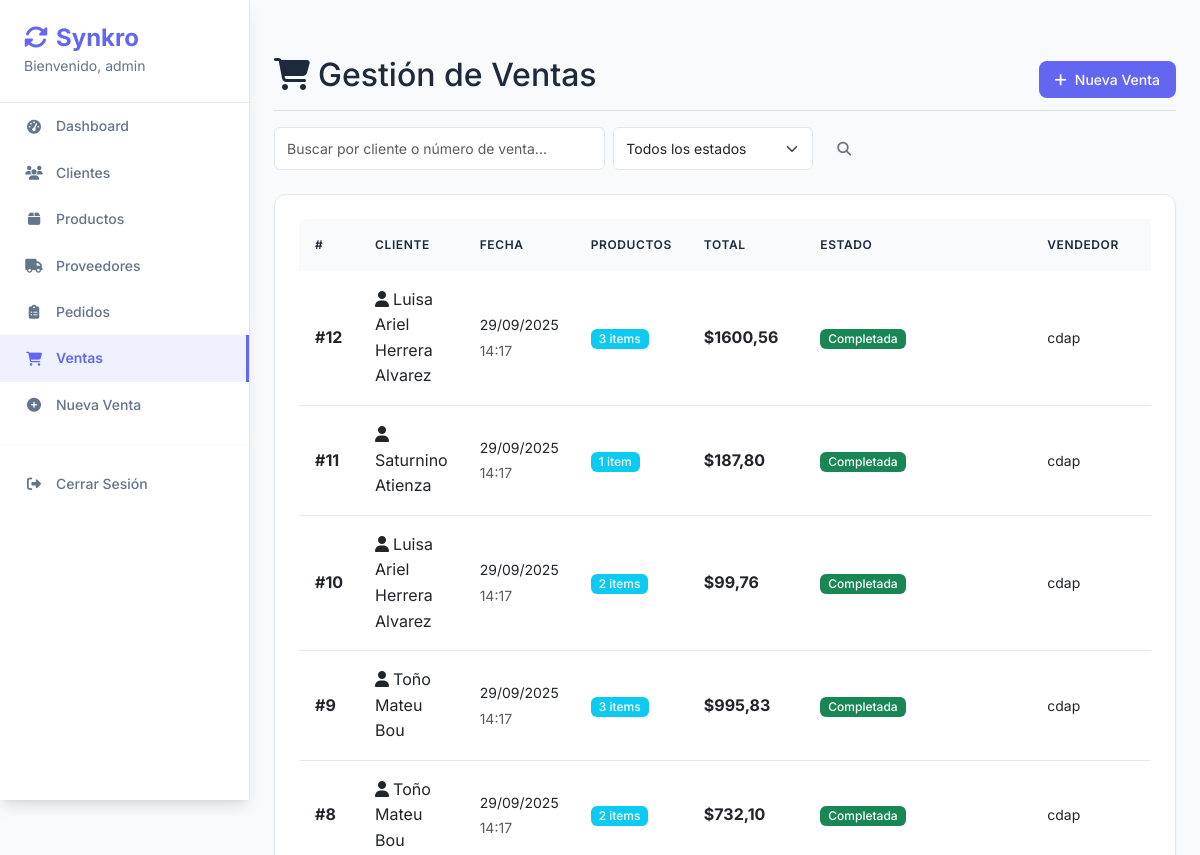
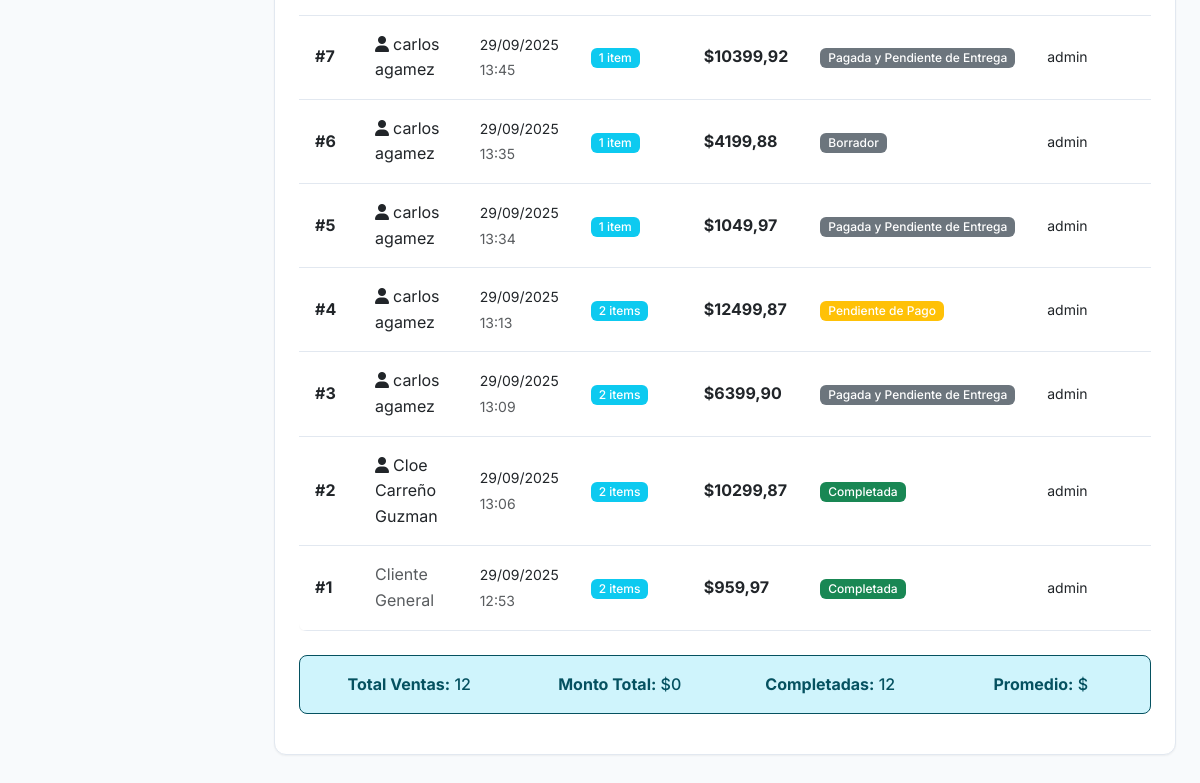
Page /ventas/ (signed in) on the earlier database version (2 pictures, top to bottom).
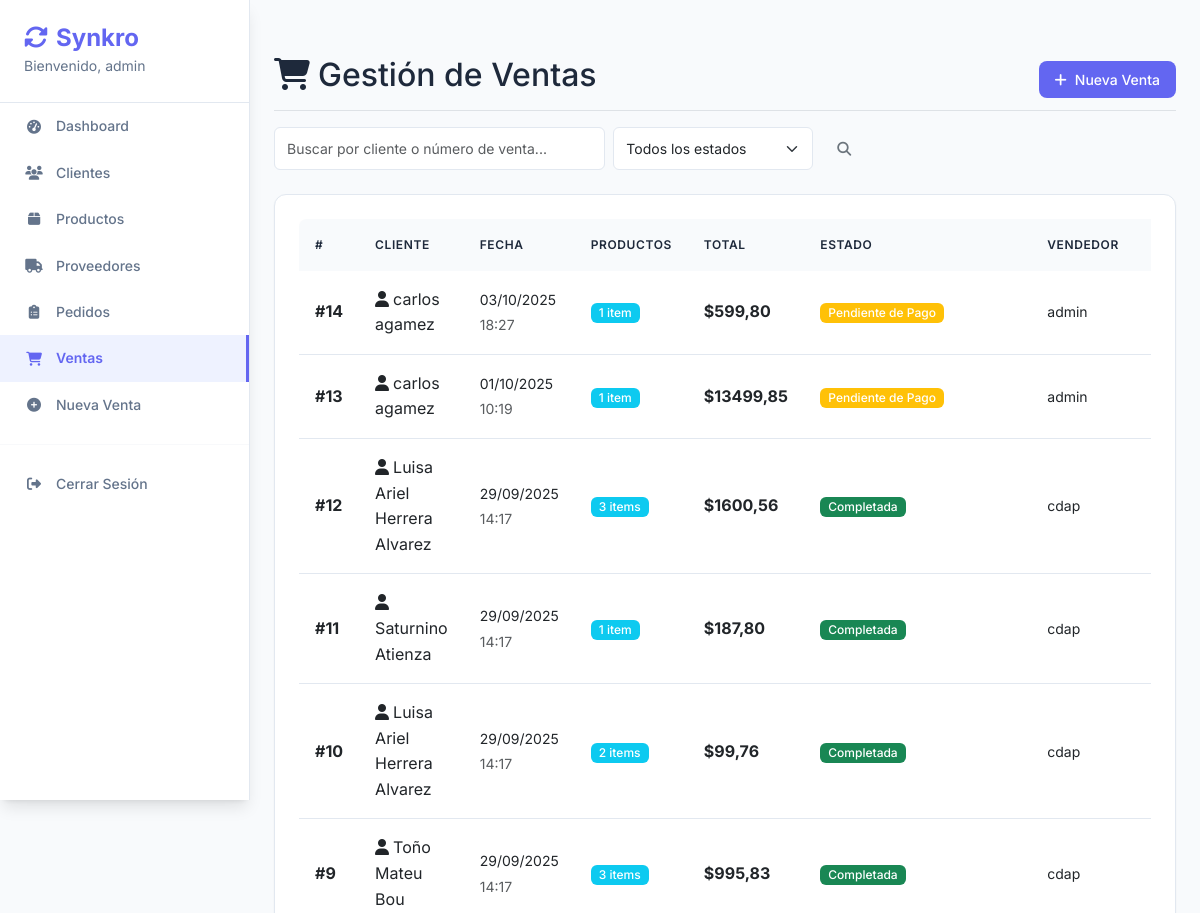
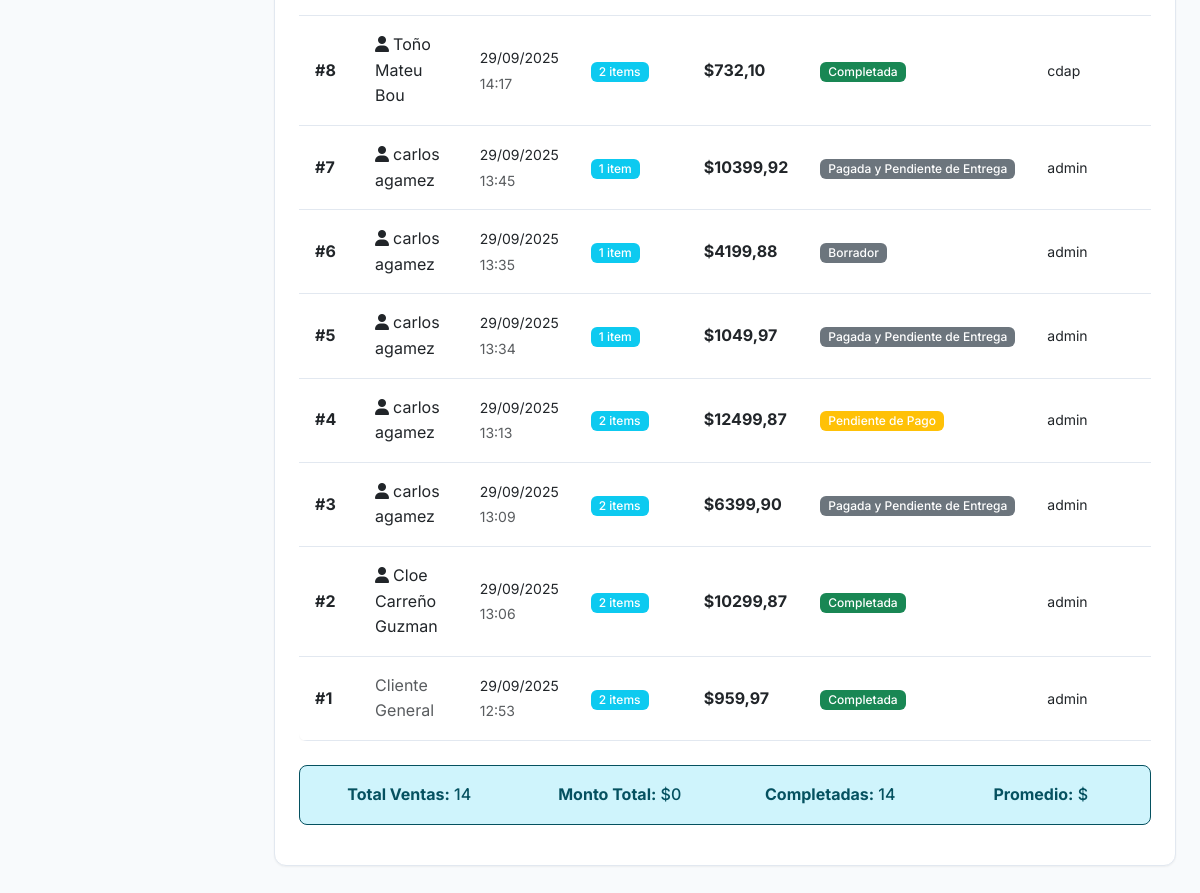
Same page on the later database version (2 pictures, top to bottom).
### core/models.py (models this page shows, shortened)
class Venta(models.Model):
    ESTADO_CHOICES = [
        ('BORRADOR', 'Borrador'),
        ('PENDIENTE_PAGO', 'Pendiente de Pago'),
        ('PAGADA_PENDIENTE_ENTREGA', 'Pagada y Pendiente de Entrega'),
        ('COMPLETADA', 'Completada'),
        ('CANCELADA', 'Cancelada'),
    ]
    fecha = models.DateTimeField(auto_now_add=True)
    cliente = models.ForeignKey(Cliente, on_delete=models.SET_NULL, null=True, blank=True)
    usuario = models.ForeignKey(settings.AUTH_USER_MODEL, on_delete=models.PROTECT, help_text="Usuario que realizó la venta")
    estado = models.CharField(max_length=30, choices=ESTADO_CHOICES, default='COMPLETADA')
    monto_total = models.DecimalField(max_digits=12, decimal_places=2, default=0, editable=False) # Editable=False para que no se cambie a mano
    _estado_anterior = None # Campo temporal para rastrear cambios
    def __init__(self, *args, **kwargs):
        super().__init__(*args, **kwargs)
        self._estado_anterior = self.estado

class Cliente(models.Model):
    nombre = models.CharField(max_length=200)
    telefono = models.CharField(max_length=20, blank=True)
    email = models.EmailField(unique=True, blank=True, null=True)

### core/views.py (the view)
# urls.py: path('ventas/', views.venta_list, name='venta_list'),
@login_required
def venta_list(request):
    search = request.GET.get('search', '')
    estado = request.GET.get('estado', '')
    ventas = Venta.objects.select_related('cliente', 'usuario').prefetch_related('detalles__producto')
    if search:
        ventas = ventas.filter(
            Q(cliente__nombre__icontains=search) |
            Q(id__icontains=search)
        )
    if estado:
        ventas = ventas.filter(estado=estado)
    ventas = ventas.order_by('-fecha')
    return render(request, 'ventas/list.html', {
        'ventas': ventas,
        'search': search,
        'estado_selected': estado,
        'estados': Venta.ESTADO_CHOICES
    })

### core/templates/ventas/list.html (shortened to what the changed rows need)
{% extends 'base.html' %}
{% block content %}
<div class="d-flex justify-content-between flex-wrap flex-md-nowrap align-items-center pt-3 pb-2 mb-3 border-bottom">
    <h1 class="h2"><i class="fas fa-shopping-cart me-2"></i>Gestión de Ventas</h1>
</div>
<div class="card">
    <div class="card-body">
        {% if ventas %}
        <div class="table-responsive">
            <table class="table table-hover">
                <thead>
                    <tr>
                        <th>#</th>
                        <th>Cliente</th>
                        <th>Fecha</th>
                        <th>Productos</th>
                        <th>Total</th>
                        <th>Estado</th>
                        <th>Vendedor</th>
                        <th>Acciones</th>
                    </tr>
                </thead>
                <tbody>
                    {% for venta in ventas %}
                    <tr>
                        <td>
                            <strong>#{{ venta.id }}</strong>
                        </td>
                        <td>
                            {% if venta.cliente %}
                                <i class="fas fa-user me-1"></i>{{ venta.cliente.nombre }}
                            {% else %}
                                <span class="text-muted">Cliente General</span>
                            {% endif %}
                        </td>
                        <td>
                            <small>{{ venta.fecha|date:"d/m/Y" }}</small><br>
                            <small class="text-muted">{{ venta.fecha|date:"H:i" }}</small>
                        </td>
                        <td>
                            <span class="badge bg-info">{{ venta.detalles.count }} item{{ venta.detalles.count|pluralize }}</span>
                        </td>
                        <td>
                            <strong>${{ venta.monto_total }}</strong>
                        </td>
                        <td>
                            {% if venta.estado == 'COMPLETADA' %}
                                <span class="badge bg-success">{{ venta.get_estado_display }}</span>
                            {% elif venta.estado == 'PENDIENTE_PAGO' %}
                                <span class="badge bg-warning">{{ venta.get_estado_display }}</span>
                            {% elif venta.estado == 'CANCELADA' %}
                                <span class="badge bg-danger">{{ venta.get_estado_display }}</span>
                            {% else %}
                                <span class="badge bg-secondary">{{ venta.get_estado_display }}</span>
                            {% endif %}
                        </td>
                        <td>
                            <small>{{ venta.usuario.username }}</small>
                        </td>
                        <td>
                        </td>
                    </tr>
                    {% endfor %}
                </tbody>
            </table>
        </div>
        <div class="row mt-4">
            <div class="col-md-12">
                <div class="alert alert-info">
                    <div class="row text-center">
                        <div class="col-md-3">
                            <strong>Total Ventas:</strong> {{ ventas.count }}
                        </div>
                        <div class="col-md-3">
                            <strong>Monto Total:</strong> ${% widthratio ventas 1 1 as total_monto %}{{ total_monto|default:"0" }}
                        </div>
                        <div class="col-md-3">
                            <strong>Completadas:</strong> {{ ventas|length }}
                        </div>
                        <div class="col-md-3">
                            <strong>Promedio:</strong> ${% if ventas %}{% widthratio total_monto ventas.count 1 %}{% else %}0{% endif %}
                        </div>
                    </div>
                </div>
            </div>
        </div>
        {% endif %}
    </div>
</div>
{% endblock %}

Differences in the rows shown:
added Venta: id "14", cliente.nombre "carlos agamez", fecha "03/10/2025", fecha "18:27", detalles.count "1", monto_total "599,80", estado "Pendiente de Pago", usuario.username "admin"
added Venta: id "13", cliente.nombre "carlos agamez", fecha "01/10/2025", fecha "10:19", detalles.count "1", monto_total "13499,85", estado "Pendiente de Pago", usuario.username "admin"
Other differences:
{{ ventas.count }}: "12" → "14"
{{ ventas|length }}: "12" → "14"
